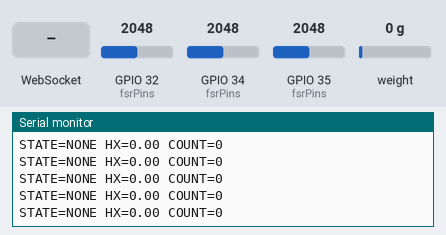
A sketch run on a simulated ESP32. Shown: the last lines printed to the serial monitor. The inputs (shaded band) are chosen by the test bench; at power-on: weight on the scale 0 g, GPIO 32 (fsrPins) = 2048, GPIO 34 (fsrPins) = 2048, GPIO 35 (fsrPins) = 2048 (analog values on the 0–4095 scale). WiFi joins after 1.5 s; servers stay silent unless stated.

Above: at 6.7 s.
6.8 s: WebSocket text "CENTRE" received
8.3 s: weight on the scale set to 100 g
At 8.52 s:
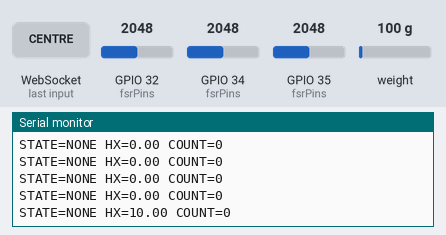
9.8 s: weight on the scale set to 1250 g
At 9.81 s:
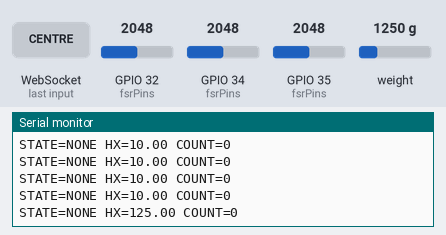
Timing chart, 0 to 12.8 s (numbered marks = the images above; inputs shaded):
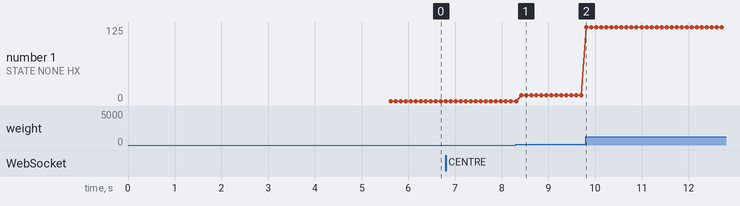

The sketch:

HRX_Weight_Sensor_FSR_Pressure_Sensor_Websocket.ino
```cpp
#include <WiFi.h>
#include <WebSocketsServer.h>
#include "HX711.h"

// =================================================
// WIFI CONFIG
// =================================================
const char* ssid = "Mi Router 4A";
const char* password = "Wasd$2123";

// =================================================
// WEBSOCKET
// =================================================
WebSocketsServer webSocket = WebSocketsServer(82);

// =================================================
// HX711 CONFIG
// =================================================
#define HX711_DOUT 19
#define HX711_SCK  18

HX711 scale;

float calibration_factor = 4200.0;
long zero_offset = 0;

// HX peak detection
float peakValue = 0.0;
float lastValue = 0.0;

#define FALL_CONFIRM 2
#define NOISE_THRESH 1.0
int fallCount = 0;

// HX event control
bool hxCaptureActive = false;
bool centrePending = false;
bool eventReady = false;

// 🔑 HX GATE
#define HX_GATE_THRESHOLD 40.0
bool hxGateOpen = false;

float lastPressurePeak = 0.0;
float currentHXValue = 0.0;

// HX timeout
unsigned long hxCaptureStartTime = 0;
#define HX_CAPTURE_TIMEOUT_MS 1200

// =================================================
// FSR CONFIG
// =================================================
const int fsrPins[3] = {34, 35, 32};   // Right, Centre, Left
const float FORCE_THRESHOLD[3] = {90000, 5000, 4000};

const float Vcc = 3.3;
const float Rfixed = 47000.0;
float K[3] = {150000.0, 150000.0, 150000.0};
float zeroOffsetFSR[3] = {0, 0, 0};

const int NUM_SAMPLES = 20;

bool systemLocked = false;
String currentStatus = "NONE";
String lastStatus = "NONE";
int centreCount = 0;

// =================================================
// HX711 FUNCTIONS
// =================================================
void recalibrateZeroHX711() {
  long sum = 0;
  for (int i = 0; i < 20; i++) {
    while (!scale.is_ready());
    sum += scale.read();
  }
  zero_offset = sum / 20;
}

float readHX711Value() {
  long raw = scale.read();
  float value = (raw - zero_offset) / calibration_factor;
  return abs(value);
}

void handleHX711Peak(float value) {

  if (!hxCaptureActive) return;

  // Gate opens only after threshold
  if (!hxGateOpen) {
    if (value >= HX_GATE_THRESHOLD) {
      hxGateOpen = true;
      peakValue = value;
      lastValue = value;
      fallCount = 0;
      Serial.println("🔓 HX GATE OPENED");
    }
    return;
  }

  if (value > peakValue) {
    peakValue = value;
    fallCount = 0;
  }
  else if (value < lastValue - NOISE_THRESH) {
    fallCount++;
    if (fallCount >= FALL_CONFIRM) {

      lastPressurePeak = peakValue;

      Serial.print(">>> HX PEAK: ");
      Serial.println(lastPressurePeak, 2);

      hxCaptureActive = false;
      centrePending = false;
      eventReady = true;
      centreCount++;

      peakValue = 0;
      fallCount = 0;
    }
  }

  lastValue = value;
}

// =================================================
// FSR FUNCTIONS
// =================================================
float readAveragedADC(int pin) {
  long sum = 0;
  for (int i = 0; i < NUM_SAMPLES; i++) sum += analogRead(pin);
  return sum / (float)NUM_SAMPLES;
}

void calibrateFSR() {
  delay(2000);
  for (int i = 0; i < 3; i++) {
    float adc = readAveragedADC(fsrPins[i]);
    float voltage = (adc / 4095.0) * Vcc;
    if (voltage > 0.01) {
      float Rsensor = Rfixed * ((Vcc / voltage) - 1.0);
      zeroOffsetFSR[i] = 1.0 / Rsensor;
    }
  }
}

void handleFSR() {

  float forces[3] = {0, 0, 0};
  currentStatus = "NONE";

  for (int i = 0; i < 3; i++) {
    float adc = readAveragedADC(fsrPins[i]);
    float voltage = (adc / 4095.0) * Vcc;

    if (voltage > 0.05) {
      float Rsensor = Rfixed * ((Vcc / voltage) - 1.0);
      float conductance = (1.0 / Rsensor) - zeroOffsetFSR[i];
      if (conductance < 0) conductance = 0;
      forces[i] = conductance * K[i];
    }
  }

  if (!systemLocked) {
    if (forces[1] > FORCE_THRESHOLD[1]) {
      currentStatus = "CENTRE";
      systemLocked = true;
    }
  }
  else {
    if (forces[0] < FORCE_THRESHOLD[0] &&
        forces[1] < FORCE_THRESHOLD[1] &&
        forces[2] < FORCE_THRESHOLD[2]) {
      systemLocked = false;
    }
  }
}

// =================================================
// WEBSOCKET EVENTS
// =================================================
void webSocketEvent(uint8_t num, WStype_t type, uint8_t * payload, size_t length) {
  if (type == WStype_CONNECTED) {
    Serial.printf("🔌 WS Client %u connected\n", num);
  }
  else if (type == WStype_DISCONNECTED) {
    Serial.printf("❌ WS Client %u disconnected\n", num);
  }
}

// =================================================
// SETUP
// =================================================
void setup() {
  Serial.begin(115200);

  // HX711
  scale.begin(HX711_DOUT, HX711_SCK);
  recalibrateZeroHX711();

  // ADC
  analogReadResolution(12);
  analogSetAttenuation(ADC_11db);
  calibrateFSR();

  // WIFI
  WiFi.begin(ssid, password);
  Serial.print("Connecting WiFi");
  while (WiFi.status() != WL_CONNECTED) {
    delay(500);
    Serial.print(".");
  }
  Serial.println("\n✅ WiFi Connected");
  Serial.println(WiFi.localIP());

  // WEBSOCKET
  webSocket.begin();
  webSocket.onEvent(webSocketEvent);
}

// =================================================
// LOOP
// =================================================
unsigned long lastFSRTime = 0;
unsigned long lastPrint = 0;

void loop() {

  webSocket.loop();

  // HX
  if (scale.is_ready()) {
    float v = readHX711Value();
    currentHXValue = v;
    handleHX711Peak(v);
  }

  // FSR
  if (millis() - lastFSRTime > 25) {
    lastFSRTime = millis();
    handleFSR();
  }

  // CENTRE trigger
  if (currentStatus == "CENTRE" && lastStatus != "CENTRE") {
    if (!centrePending) {
      centrePending = true;
      hxCaptureActive = true;
      hxGateOpen = false;
      peakValue = 0;
      fallCount = 0;
      hxCaptureStartTime = millis();
      Serial.println("🎯 CENTRE → WAITING FOR HX >= 40");
    }
  }

  // Timeout discard
  if (hxCaptureActive &&
      !hxGateOpen &&
      millis() - hxCaptureStartTime > HX_CAPTURE_TIMEOUT_MS) {

    Serial.println("❌ HX NEVER CROSSED 40 → EVENT DISCARDED");

    hxCaptureActive = false;
    centrePending = false;
    hxGateOpen = false;
  }

  // SEND EVENT OVER WEBSOCKET
  if (eventReady) {

    String json = "{";
    json += "\"pressure\":" + String(lastPressurePeak, 2) + ",";
    json += "\"count\":" + String(centreCount) + ",";
    json += "\"status\":\"CENTRE\"";
    json += "}";

    webSocket.broadcastTXT(json);
    Serial.println("📡 WS SENT → " + json);

    eventReady = false;
  }

  // DEBUG
  if (millis() - lastPrint > 50) {
    lastPrint = millis();
    Serial.print("STATE=");
    Serial.print(currentStatus);
    Serial.print(" HX=");
    Serial.print(currentHXValue, 2);
    Serial.print(" COUNT=");
    Serial.println(centreCount);
  }

  lastStatus = currentStatus;
}
```

Measured:
- after the input at 8.3 s, the serial monitor: prints a new line after 0.11 s (image 1)
- after the input at 9.8 s, the serial monitor: prints a new line at once (image 2)
- plotted number 1: 0 → 10 after the input at 8.3 s, 10 → 125 after the input at 9.8 s
